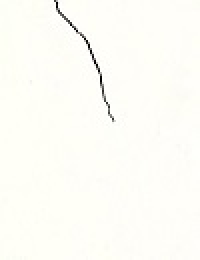
#> input picture image_capturee.jpg, 100 x 130 px (shown 2 times larger)
$ jupyter execute --allow-errors Untitled8_3x3.ipynb
#> lines starting #> are read from the running program, lines starting #| are printed output that depends on the picture; after the words box and inside, x2 and y2 are one past the last pixel; in counts of white or black regions, pixels touching at a corner belong together
[cell 1]
from PIL import Image
import numpy as np
import random
from matplotlib import pyplot as plt
from matplotlib import image as mpimg
import matplotlib.pyplot as plt

[cell 2]
img = Image.open("image_capturee.jpg")
#> img is the input picture: PIL image 100x130 RGB; mean R, G, B 253.3, 252.8, 246.7
img_data = img.getdata()

lst=[]
for i in img_data:

    # lst.append(i[0]*0.299+i[1]*0.587+i[2]*0.114) ### Rec. 609-7 weights
    lst.append(i[0]*0.2125+i[1]*0.7174+i[2]*0.0721) ### Rec. 709-6 weights
#> this loop made 13000 passes
#> i on passes 1 to 3: (254, 255, 247), (254, 255, 247), (254, 255, 247)
#> after the loop, lst = 13000 values, max 255.4 at index 29, min 0.212 at index 128, mean 253

new_img = Image.new("L", img.size)
#> new_img: PIL image 100x130 L; every value is 0
new_img.putdata(lst)

new_img.show()
new_img.save("imagem.png")

[cell 3]
img7 = Image.open("imagem.png")

[cell 4]
img_gray = img7.convert("L")

img_array = np.array(img_gray)

threshold = 138
binary_matrix = (img_array > threshold).astype(np.uint8)
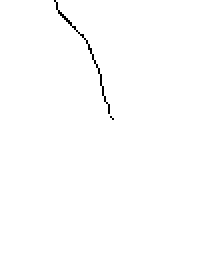
#> binary_matrix: shape (130, 100) (shown 2 times larger); values 0 (black) and 1 (white), 99.5% white; black in thin lines or dots, all inside (x1, y1, x2, y2) = (27, 0, 57, 60)
print(binary_matrix)
#> (printed output is left out)

[cell 5]
neighborhood_size = 2

neighb= neighborhood_size

ematrix = np.pad(binary_matrix, neighb, mode='constant', constant_values=0)
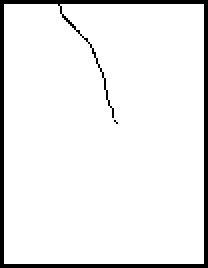
#> ematrix: shape (134, 104) (shown 2 times larger); values 0 (black) and 1 (white), 92.8% white; 2 black regions (1 under 20 px), largest, box (x1, y1, x2, y2) and area: (0, 0, 104, 134) 1002
print(ematrix)
#> (printed output is left out)

[cell 6]
lig, colon = ematrix.shape
#> lig = 134; colon = 104


print("Matrix Height:", lig)
#| Matrix Height: 134
print("Matrix Width:", colon)
#| Matrix Width: 104
